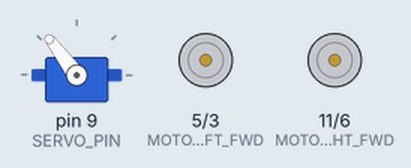
This sketch was run on a simulated Arduino Uno, built with avr-gcc and run on an emulated ATmega328P. Shown: servo, motor-driver pin pairs drawn as motors (green arrow = first pin HIGH = forward, orange = second pin HIGH = backward, longer = more drive). Wiring (inferred from the names in the program): servo: signal pin 9. Servo pulses on a pin are drawn as a servo (544–2400 µs = 0–180°).

Above: at 0.1 s.
At 3.1 s:
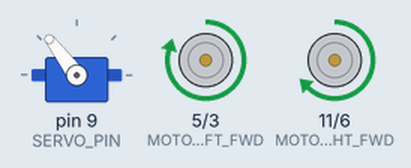
At 5.4 s:
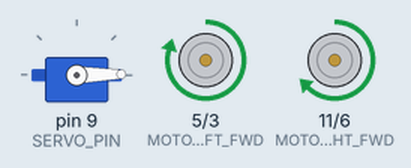
At 6.7 s:
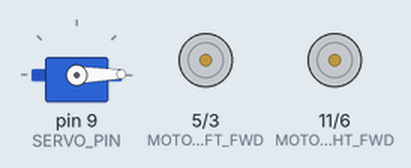
Timing chart, 0 to 8.2 s (numbered marks = the images above):
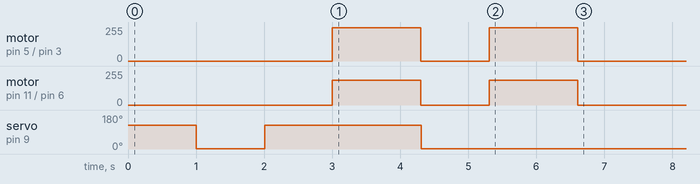

Measured:
- by itself, servo on pin 9 (SERVO_PIN): 127° → 1° at 1.0 s, → 127° 1.0 s later, → 1° 2.3 s later
- by itself, motor on pin 5 (MOTOR_LEFT_FWD) / pin 3 (MOTOR_LEFT_BACK): alternates forward 250/255 for 1.3 s and stopped for 1.0 s, 4 changes in all, then stays stopped
- by itself, motor on pin 11 (MOTOR_RIGHT_FWD) / pin 6 (MOTOR_RIGHT_BACK): alternates forward 185/255 for 1.3 s and stopped for 1.0 s, 4 changes in all, then stays stopped

The sketch:

Week4_Grab_IT.ino
```cpp
// Battlebot BB008
// Team IT-1D
// Michael O. Boeteng Student ID.5598168
// Jenjira Huaisai Student ID.5681502
// ======================================
// Assignment Week 3.4 Grab-IT (millis())
// ======================================
// Pick up the cone and keep the servo active by using millis() to update,
// Then, open the gripper
// Then, close it after a second
// Then, open it again after a second without having mechanical limits,
// Then, drive 25 cm forward to the cone
// Then, grab it and drive another 25cm and keep the gripper active !!!
// ======================================

// MOTOR PINS
#define MOTOR_LEFT_BACK  3
#define MOTOR_LEFT_FWD   5
#define MOTOR_RIGHT_BACK 6
#define MOTOR_RIGHT_FWD  11

//  SERVO
#define SERVO_PIN 9
#define SERVO_OPEN_PULSE 1700
#define SERVO_CLOSE_PULSE 1000

// SPEED
#define LEFT_SPEED 250
#define RIGHT_SPEED 185

// TIMINGS
#define DRIVE_TIME 1300
#define SERVO_TIME 1000

//  STATE MACHINE
enum RobotState
{
  OPEN_1,
  CLOSE_1,
  OPEN_2,
  DRIVE_1,
  GRAB_CONE,
  DRIVE_2,
  STOPPED
};

RobotState state = OPEN_1;

//  TIMERS
unsigned long stateTimer = 0;
unsigned long servoTimer = 0;

//  SERVO
int servoPulse = SERVO_OPEN_PULSE;


//  SERVO SIGNAL
void updateServo()
{
  if (millis() > servoTimer)
  {
    servoTimer = millis() + 20;

    digitalWrite(SERVO_PIN, HIGH);
    delayMicroseconds(servoPulse);
    digitalWrite(SERVO_PIN, LOW);
  }
}

void openGripper()
{
  servoPulse = SERVO_OPEN_PULSE;
}

void closeGripper()
{
  servoPulse = SERVO_CLOSE_PULSE;
}


//  MOTOR CONTROL
void driveForward()
{
  analogWrite(MOTOR_LEFT_FWD, LEFT_SPEED);
  analogWrite(MOTOR_LEFT_BACK, 0);

  analogWrite(MOTOR_RIGHT_FWD, RIGHT_SPEED);
  analogWrite(MOTOR_RIGHT_BACK, 0);
}

void stopMotors() {
  analogWrite(MOTOR_LEFT_FWD, 0);
  analogWrite(MOTOR_LEFT_BACK, 0);

  analogWrite(MOTOR_RIGHT_FWD, 0);
  analogWrite(MOTOR_RIGHT_BACK, 0);
}


//  SETUP
void setup() {
  pinMode(MOTOR_LEFT_BACK, OUTPUT);
  pinMode(MOTOR_LEFT_FWD, OUTPUT);
  pinMode(MOTOR_RIGHT_BACK, OUTPUT);
  pinMode(MOTOR_RIGHT_FWD, OUTPUT);

  digitalWrite(MOTOR_LEFT_BACK, LOW);
  digitalWrite(MOTOR_LEFT_FWD, LOW);
  digitalWrite(MOTOR_RIGHT_BACK, LOW);
  digitalWrite(MOTOR_RIGHT_FWD, LOW);

  pinMode(SERVO_PIN, OUTPUT);

  stateTimer = millis();
}


// LOOP
void loop()
{
  unsigned long now = millis();

  updateServo();

  switch (state) {

    case OPEN_1:
      openGripper();
      if (now - stateTimer > SERVO_TIME) {
        stateTimer = now;
        state = CLOSE_1;
      }
      break;


    case CLOSE_1:
      closeGripper();
      if (now - stateTimer > SERVO_TIME) {
        stateTimer = now;
        state = OPEN_2;
      }
      break;


    case OPEN_2:
      openGripper();
      if (now - stateTimer > SERVO_TIME)
      {
        stateTimer = now;
        state = DRIVE_1;
      }
      break;


    case DRIVE_1:
      driveForward();
      if (now - stateTimer > DRIVE_TIME)
      {
        stopMotors();
        stateTimer = now;
        state = GRAB_CONE;
      }
      break;


    case GRAB_CONE:
      closeGripper();
      if (now - stateTimer > SERVO_TIME)
      {
        stateTimer = now;
        state = DRIVE_2;
      }
      break;


    case DRIVE_2:
      driveForward();
      if (now - stateTimer > DRIVE_TIME)
      {
        stopMotors();
        state = STOPPED;
      }
      break;


    case STOPPED:
      stopMotors();
      break;
  }
}
```
